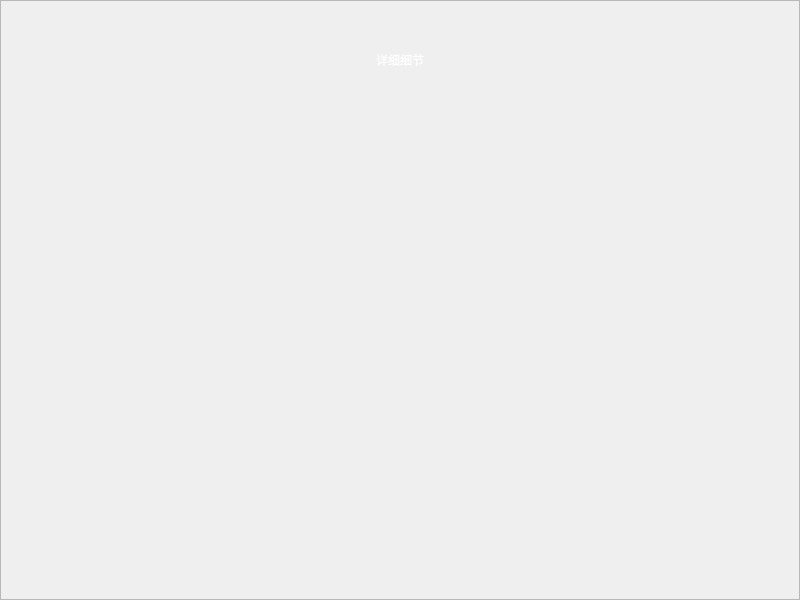
<?xml version="1.0" encoding="UTF-8"?>
<ui version="4.0">
 <class>Info_Detail_Widget</class>
 <widget class="QWidget" name="Info_Detail_Widget">
  <property name="geometry">
   <rect>
    <x>0</x>
    <y>0</y>
    <width>800</width>
    <height>600</height>
   </rect>
  </property>
  <property name="windowTitle">
   <string>F1:根据标题精确查询</string>
  </property>
  <property name="styleSheet">
   <string notr="true"/>
  </property>
  <widget class="QFrame" name="frame">
   <property name="geometry">
    <rect>
     <x>0</x>
     <y>0</y>
     <width>800</width>
     <height>600</height>
    </rect>
   </property>
   <property name="styleSheet">
    <string notr="true">border-image:url(:/DS_2020_GUI/image/astronomy-clouds-dark-evening.jpg)</string>
   </property>
   <property name="frameShape">
    <enum>QFrame::StyledPanel</enum>
   </property>
   <property name="frameShadow">
    <enum>QFrame::Raised</enum>
   </property>
   <widget class="QLabel" name="title">
    <property name="geometry">
     <rect>
      <x>100</x>
      <y>10</y>
      <width>600</width>
      <height>100</height>
     </rect>
    </property>
    <property name="styleSheet">
     <string notr="true">border-image:url();
color:rgb(255, 255, 255);
font: 75 20pt &quot;Consolas&quot;;</string>
    </property>
    <property name="text">
     <string>详细细节</string>
    </property>
    <property name="alignment">
     <set>Qt::AlignCenter</set>
    </property>
   </widget>
   <widget class="QTabWidget" name="tabWidget">
    <property name="geometry">
     <rect>
      <x>100</x>
      <y>120</y>
      <width>600</width>
      <height>400</height>
     </rect>
    </property>
    <property name="styleSheet">
     <string notr="true">QTabWidget::pane{
    border: none;
}
QTabWidget QStackedWidget{
	border-image:url();
    border-background: transparent;    
}</string>
    </property>
    <property name="currentIndex">
     <number>-1</number>
    </property>
   </widget>
  </widget>
 </widget>
 <layoutdefault spacing="6" margin="11"/>
 <resources>
  <include location="DS_2020_GUI.qrc"/>
 </resources>
 <connections/>
</ui>
